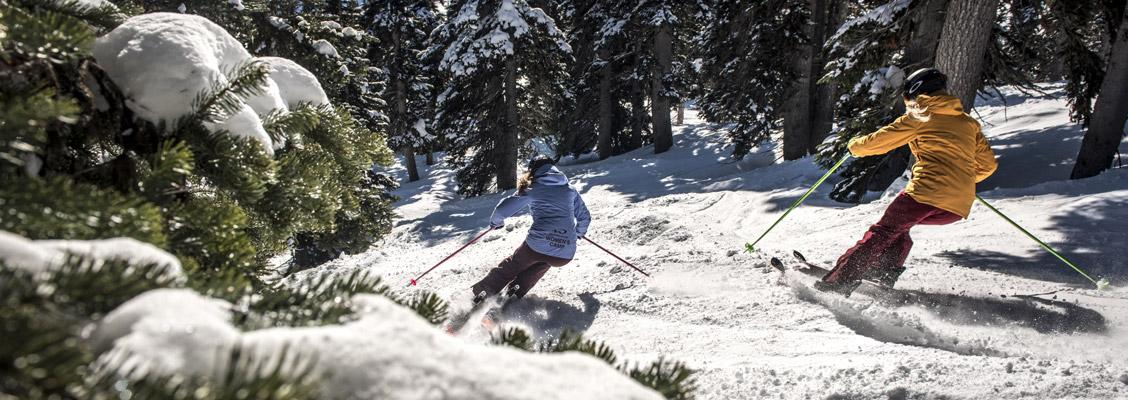
#> input picture Tema2/dataset/schiori/121.jpg, 1128 x 400 px; its folder holds 3 pictures in this run
$ python main.py
#> lines starting #> are read from the running program, lines starting #| are printed output that depends on the picture
import os

import matplotlib.pyplot as plt
import numpy as np
import pandas as pd
from skimage.io import imread
from skimage.transform import resize
from sklearn.model_selection import train_test_split
from sklearn.naive_bayes import GaussianNB
from sklearn.neighbors import KNeighborsClassifier


# Function to load images and labels from the dataset
def load_dataset(root_folder):
#> called with root_folder = './dataset'
    images = []
    labels = []
    class_mapping = {}  # To map class names to numeric labels

    for class_label, class_name in enumerate(os.listdir(root_folder)):
        class_mapping[class_label] = class_name
        class_folder = os.path.join(root_folder, class_name)

        for filename in os.listdir(class_folder):
            print(filename)

            image_path = os.path.join(class_folder, filename)
            image = imread(image_path)
#> image is the input picture: shape (400, 1128, 3); mean R, G, B 118.4, 116.7, 113
            image = resize(image, (64, 64), anti_aliasing=True)  # Adjust image size as needed
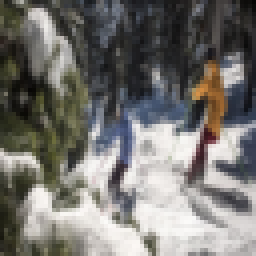
#> image: shape (64, 64, 3) float64 (shown 4 times larger); mean R, G, B 0.464, 0.458, 0.443
            print(image.shape)
#| (64, 64, 3)
            images.append(image.flatten())  # Flatten the image

            # # blur
            # blurImg = cv2.GaussianBlur(image, (7, 7), 0)
            # images.append(blurImg)
            #
            # # flip
            # flipImg = cv2.flip(image, 0)
            # images.append(flipImg)

            print(image.flatten().shape)
#| (12288,)
            labels.append(class_label)
#> pass 2 of the loop in load_dataset, `for class_label, class_name in enumerate(os.listdir(root_folder)):`:
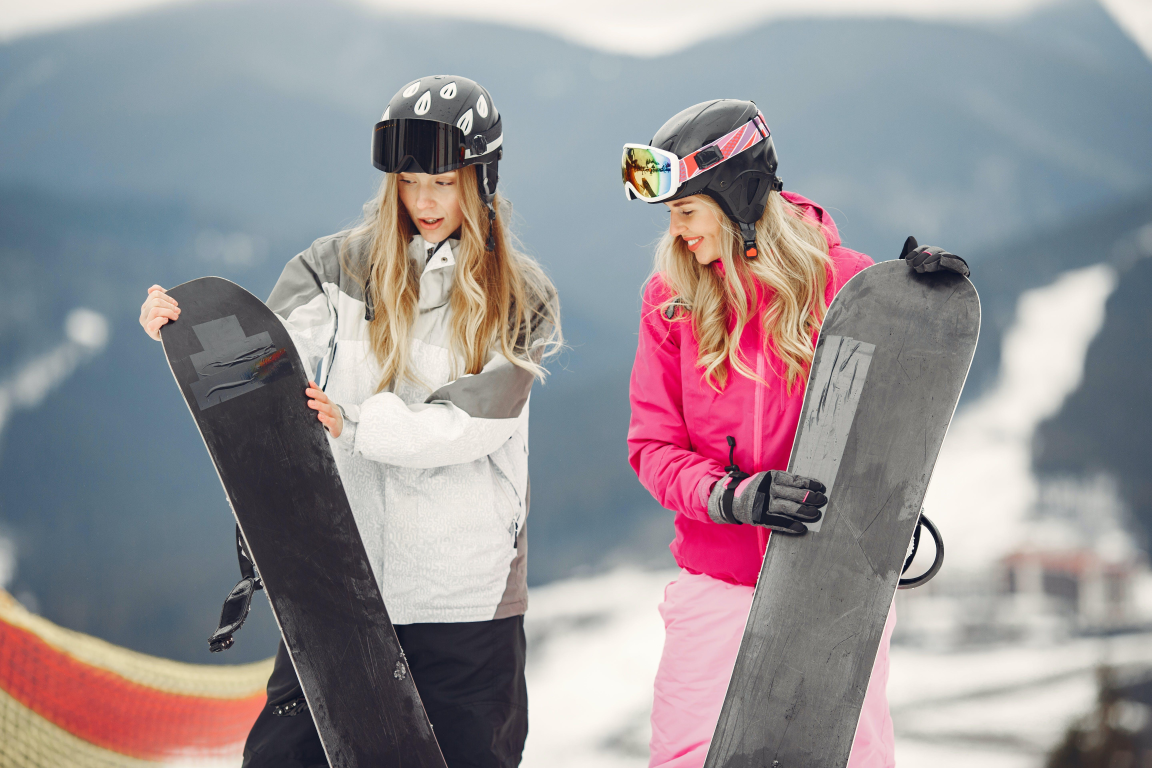
#> input picture Tema2/dataset/snowboarderi/114.jpg, 5760 x 3840 px (shown at 1/5 size)
#> in load_dataset, image is the input picture: shape (3840, 5760, 3); mean R, G, B 151.1, 145.3, 149.2
#> in load_dataset, `image = resize(image, (64, 64), anti_aliasing=True)`:
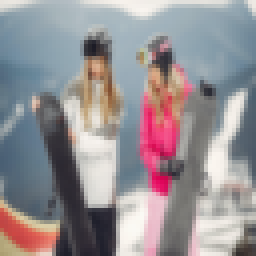
#> image: shape (64, 64, 3) float64 (shown 4 times larger); mean R, G, B 0.592, 0.57, 0.585
#| (64, 64, 3)
#| (12288,)

    return np.array(images), np.array(labels), class_mapping


# Function to save results to a CSV file
def save_results(algorithm, y_true, y_pred, class_mapping):
    results_df = pd.DataFrame({'True Label': [class_mapping[label] for label in y_true],
                               'Predicted Label': [class_mapping[label] for label in y_pred]})

    results_folder = './results'
    if not os.path.exists(results_folder):
        os.makedirs(results_folder)

    results_file = os.path.join(results_folder, f'{algorithm}_results.csv')
    results_df.to_csv(results_file, index=False)

    print(f'Results saved for {algorithm} at {results_file}')


# Function to save test images with predictions
def save_test_images(algorithm, X_test, y_true, y_pred, class_mapping, probabilities):
#> called with algorithm = 'knn', X_test = array of shape (1, 12288), y_true = array of shape (1,), y_pred = array of shape (1,), probabilities = array of shape (1, 2)
    results_folder = './results'
    if not os.path.exists(results_folder):
        os.makedirs(results_folder)

    for idx, (true_label, pred_label, prob_dist) in enumerate(zip(y_true, y_pred, probabilities)):
        image = X_test[idx].reshape(64, 64, -1)  # Reshape flattened image
        plt.imshow(image)
        plt.title(f'True Label: {class_mapping[true_label]}\nPredicted Label: {class_mapping[pred_label]}')
        plt.savefig(os.path.join(results_folder, f'{algorithm}_test_image_{idx}.png'))
        plt.close()

        # Plot probability distribution
        plt.bar(class_mapping.values(), prob_dist, color='blue')
        plt.title(f'Probability Distribution - Test Image {idx}')
        plt.xlabel('Class')
        plt.ylabel('Probability')
        plt.savefig(os.path.join(results_folder, f'{algorithm}_probability_distribution_{idx}.png'))
        plt.close()
#> this loop made 1 pass
#> pass 1, in save_test_images, `image = X_test[idx].reshape(64, 64, -1)`:
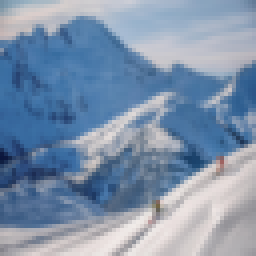
#> image: shape (64, 64, 3) float64 (shown 4 times larger); mean of channels 0, 1, 2 0.496, 0.576, 0.675; drawn as R, G, B
#> pass 1, in save_test_images, `plt.savefig(os.path.join(results_folder, f'{algorithm}_probability_dis..`:
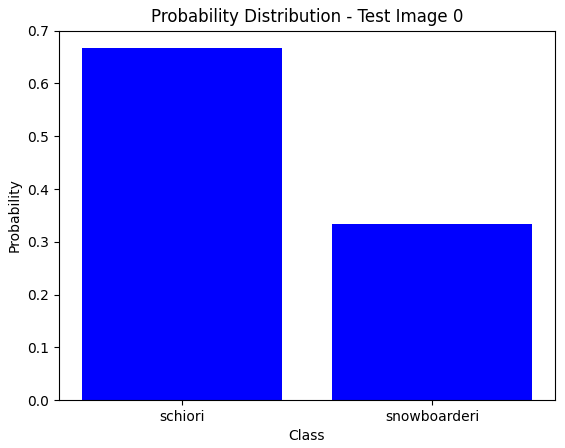
#> figure drawn by matplotlib, 1 panel

    print(f'Test images saved for {algorithm} in {results_folder}')


# Load your dataset
dataset_folder = "./dataset"  # Change this to the path of your dataset folder
X, y, class_mapping = load_dataset(dataset_folder)

# Split the dataset into training and testing sets
X_train, X_test, y_train, y_test = train_test_split(X, y, test_size=0.2, random_state=42)

# Example 1: k-Nearest Neighbors (k-NN)
# Initialize k-NN classifier
knn_classifier = KNeighborsClassifier(n_neighbors=3)

# Train the model
knn_classifier.fit(X_train, y_train)

# Make predictions on the test set
y_test_pred_knn = knn_classifier.predict(X_test)

# Save results and test images for k-NN
save_results('knn', y_test, y_test_pred_knn, class_mapping)
probabilities_knn = knn_classifier.predict_proba(X_test)
save_test_images('knn', X_test, y_test, y_test_pred_knn, class_mapping, probabilities_knn)

# Example 2: Naive Bayes (Gaussian Naive Bayes)
# Initialize Naive Bayes classifier
nb_classifier = GaussianNB()

# Train the model
nb_classifier.fit(X_train, y_train)

# Make predictions on the test set
y_test_pred_nb = nb_classifier.predict(X_test)

# Save results and test images for Naive Bayes
save_results('naive_bayes', y_test, y_test_pred_nb, class_mapping)
probabilities_nb = nb_classifier.predict_proba(X_test)
save_test_images('naive_bayes', X_test, y_test, y_test_pred_nb, class_mapping, probabilities_nb)
#> the loop in save_test_images (call 2), `for idx, (true_label, pred_label, prob_dist) in enumerate(zip(y_true, ..` made 1 pass
#> pass 1, in save_test_images (call 2), `plt.savefig(os.path.join(results_folder, f'{algorithm}_probability_dis..`:
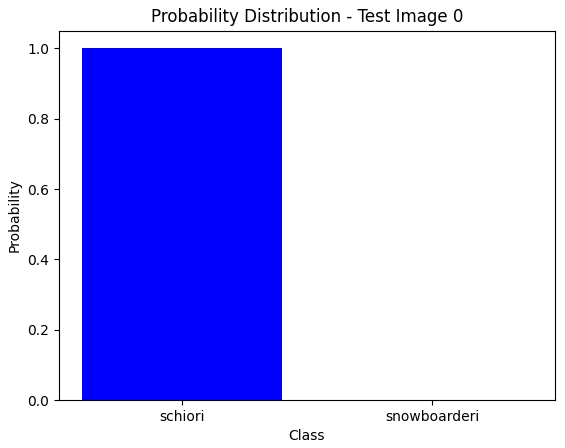
#> figure drawn by matplotlib, 1 panel
